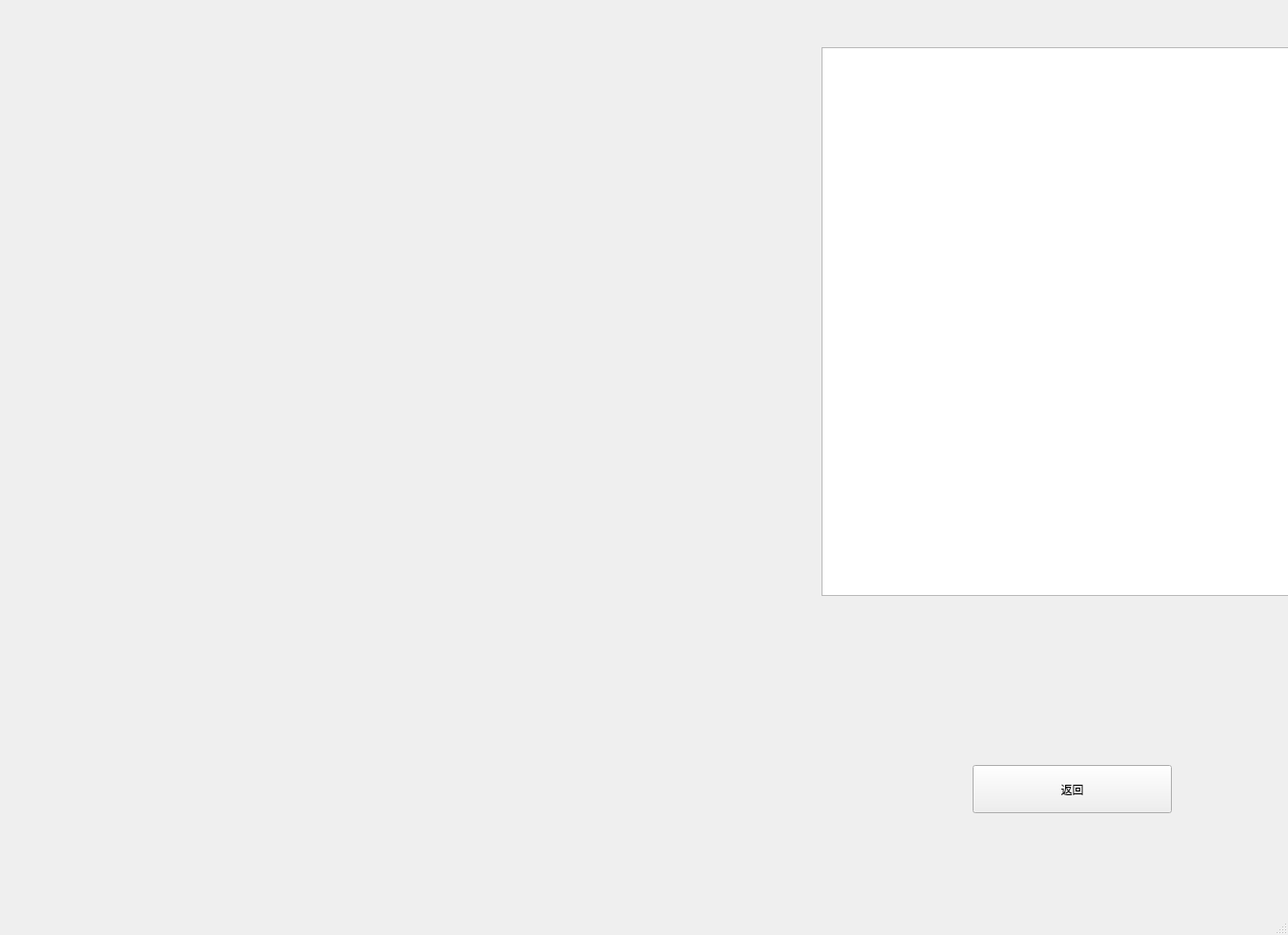
<?xml version="1.0" encoding="UTF-8"?>
<ui version="4.0">
 <class>route1window</class>
 <widget class="QMainWindow" name="route1window">
  <property name="geometry">
   <rect>
    <x>0</x>
    <y>0</y>
    <width>1364</width>
    <height>990</height>
   </rect>
  </property>
  <property name="windowTitle">
   <string>MainWindow</string>
  </property>
  <widget class="QWidget" name="centralwidget">
   <widget class="QTextBrowser" name="textBrowser">
    <property name="geometry">
     <rect>
      <x>870</x>
      <y>50</y>
      <width>521</width>
      <height>581</height>
     </rect>
    </property>
   </widget>
   <widget class="QPushButton" name="pushButton">
    <property name="geometry">
     <rect>
      <x>1030</x>
      <y>810</y>
      <width>211</width>
      <height>51</height>
     </rect>
    </property>
    <property name="text">
     <string>返回</string>
    </property>
   </widget>
  </widget>
  <widget class="QMenuBar" name="menubar">
   <property name="geometry">
    <rect>
     <x>0</x>
     <y>0</y>
     <width>1364</width>
     <height>21</height>
    </rect>
   </property>
  </widget>
  <widget class="QStatusBar" name="statusbar"/>
 </widget>
 <resources/>
 <connections/>
</ui>
